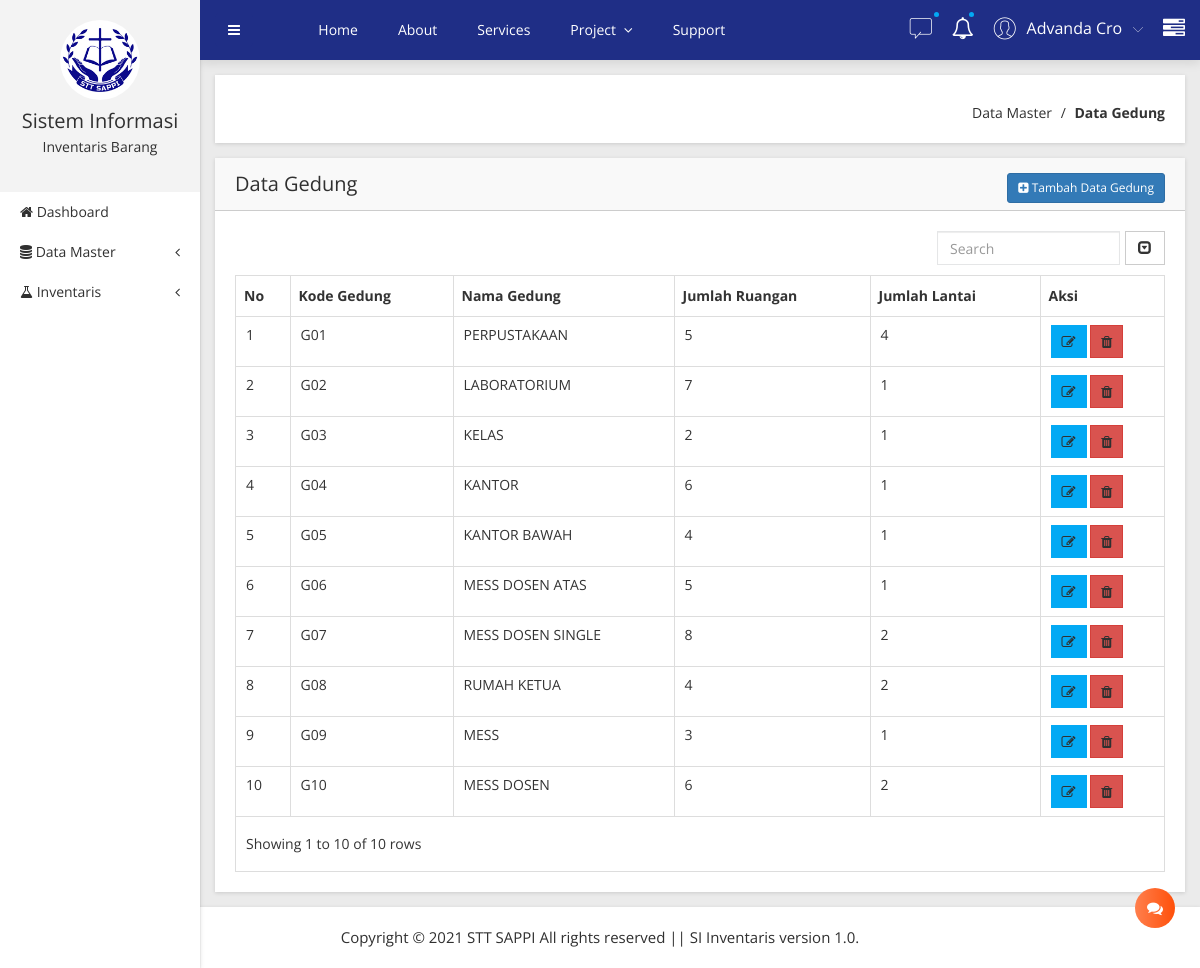
The page /index.php/gedung on the database its author committed.
### tables this page shows
CREATE TABLE `gedung` (
  `kode_gedung` varchar(6) NOT NULL,
  `nama_gedung` varchar(50) NOT NULL,
  `jml_ruangan` int(1) NOT NULL,
  `jml_lantai` int(1) NOT NULL
);

### application/views/template/tamplate.php (called while the page is built)
<?php
$this->load->view('template/header', $send_data);
$this->load->view('template/menu');
$this->load->view('template/topmenu');
$this->load->view('template/breadcumb', $send_data);

### application/controllers/Gedung.php (called while the page is built, shortened)
<?php
class Gedung extends CI_Controller
{
  public function __construct()
  {
    $this->load->model('Gedung_model', 'm_gedung');
  }
  public function index()
  {
    $data['send_data']['title_web'] = "SI.Inventarisasi";
    $data['send_data']['judul_content'] = "Data Gedung";
    $data['send_data']['breadcumb1'] = 'Data Master';
    $data['send_data']['breadcumb2'] = 'Data Gedung';
    $data['gedung'] = $this->m_gedung->getAll();
    $this->load->view('template/tamplate', $data);
    $this->load->view('gedung/index', $data);
    $this->load->view('template/footer');
  }
}

### index.php (called while the page is built, shortened)
<?php
require_once BASEPATH.'core/CodeIgniter.php';

### application/models/Gedung_model.php (called while the page is built, shortened)
<?php
class Gedung_model extends CI_Model
{
  private $table = "gedung";
  public function getAll()
  {
    return $this->db->get($this->table)->result_array();
  }
}

### application/views/gedung/index.php (the view, shortened to what this page needs)
<div class="data-table-area mg-b-15">
  <div class="container-fluid">
    <div class="row">
      <div class="col-lg-12">
        <div class="sparkline13-list shadow-reset">
          <div class="sparkline13-hd">
            <div class="main-sparkline13-hd">
              <h1><?= $judul_content; ?></h1>
              <div class="sparkline13-outline-icon">
                <a href="<?= base_url(); ?>gedung/tambahData" class="btn btn-primary btn-sm"><i class="fa fa-plus-square"></i> Tambah Data Gedung</a>
              </div>
            </div>
          </div>
          <div class="sparkline13-graph">
            <div class="datatable-dashv1-list custom-datatable-overright">
              <table id="table" data-toggle="table" data-pagination="true" data-search="true" data-show-columns="false" data-show-pagination-switch="true" data-show-refresh="false" data-key-events="true" data-show-toggle="false" data-resizable="true" data-cookie="true" data-cookie-id-table="saveId" data-show-export="false" data-click-to-select="true" data-toolbar="#toolbar">
                <thead>
                  <tr>
                    <th>No</th>
                    <th>Kode Gedung</th>
                    <th>Nama Gedung</th>
                    <th>Jumlah Ruangan</th>
                    <th>Jumlah Lantai</th>
                    <th>Aksi</th>
                  </tr>
                </thead>
                <tbody>
                  <?php $no = 1;
                  foreach ($gedung as $g) : ?>
                    <tr>
                      <td><?= $no++; ?></td>
                      <td><?= $g['kode_gedung']; ?></td>
                      <td><?= $g['nama_gedung']; ?></td>
                      <td><?= $g['jml_ruangan']; ?></td>
                      <td><?= $g['jml_lantai']; ?></td>
                      <td>
                        <a href="<?= base_url(); ?>gedung/editData/<?= $g['kode_gedung']; ?>" class="btn btn-primary btn-sm"><i class="fa fa-edit"></i></a>
                        <a href="<?= base_url(); ?>gedung/hapusData/<?= $g['kode_gedung']; ?>" id="btn-hapus" class="btn btn-danger btn-sm"><i class="fa fa-trash"></i></a>
                      </td>
                    </tr>
                  <?php endforeach; ?>
                </tbody>
              </table>
            </div>
          </div>
        </div>
      </div>
    </div>
  </div>
</div>

### application/views/template/header.php (shortened to what this page needs)
<!doctype html>
<html class="no-js" lang="en">
<head>
  <link rel="stylesheet" href="<?= base_url(); ?>assets/css/bootstrap.min.css">
  <link rel="stylesheet" href="<?= base_url(); ?>assets/css/font-awesome.min.css">
  <link rel="stylesheet" href="<?= base_url(); ?>assets/css/adminpro-custon-icon.css">
  <link rel="stylesheet" href="<?= base_url(); ?>assets/css/meanmenu.min.css">
  <link rel="stylesheet" href="<?= base_url(); ?>assets/css/jquery.mCustomScrollbar.min.css">
  <link rel="stylesheet" href="<?= base_url(); ?>assets/css/animate.css">
  <link rel="stylesheet" href="<?= base_url(); ?>assets/css/data-table/bootstrap-table.css">
  <link rel="stylesheet" href="<?= base_url(); ?>assets/css/data-table/bootstrap-editable.css">
  <link rel="stylesheet" href="<?= base_url(); ?>assets/css/normalize.css">
  <link rel="stylesheet" href="<?= base_url(); ?>assets/css/c3.min.css">
  <link rel="stylesheet" href="<?= base_url(); ?>assets/css/form/all-type-forms.css">
  <link rel="stylesheet" href="<?= base_url(); ?>assets/style.css">
  <link rel="stylesheet" href="<?= base_url(); ?>assets/css/responsive.css">
  <link rel="stylesheet" href="<?= base_url(); ?>assets/css/sweetalert2.min.css">
</head>
<body class="materialdesign">
  <div class="wrapper-pro">

### application/views/template/menu.php (shortened to what this page needs)
<div class="left-sidebar-pro">
  <nav id="sidebar">
    <div class="sidebar-header">
      <a href="#"><img src="<?= base_url(); ?>assets/img/logo/logostt.jpg" alt="" />
      </a>
      <h3 class="text-black">Sistem Informasi</h3>
      <p>Inventaris Barang</p>
    </div>
    <div class="left-custom-menu-adp-wrap">
      <ul class="nav navbar-nav left-sidebar-menu-pro">
        <li class="nav-item">
          <a href="<?= base_url(); ?>"><i class="fa big-icon fa-home"></i> <span class="mini-dn">Dashboard</span></a>
        </li>
        <li class="nav-item"><a href="#" data-toggle="dropdown" role="button" aria-expanded="false" class="nav-link dropdown-toggle"><i class="fa big-icon fa-database"></i> <span class="mini-dn">Data Master</span> <span class="indicator-right-menu mini-dn"><i class="fa indicator-mn fa-angle-left"></i></span></a>
        </li>
        <li class="nav-item"><a href="#" data-toggle="dropdown" role="button" aria-expanded="false" class="nav-link dropdown-toggle"><i class="fa big-icon fa-flask"></i> <span class="mini-dn">Inventaris</span> <span class="indicator-right-menu mini-dn"><i class="fa indicator-mn fa-angle-left"></i></span></a>
        </li>
      </ul>
    </div>
  </nav>
</div>

### application/views/template/topmenu.php (shortened to what this page needs)
<div class="content-inner-all">
  <div class="header-top-area">
    <div class="fixed-header-top">
      <div class="container-fluid">
        <div class="row">
          <div class="col-lg-1 col-md-6 col-sm-6 col-xs-12">
            <button type="button" id="sidebarCollapse" class="btn bar-button-pro header-drl-controller-btn btn-info navbar-btn">
              <i class="fa fa-bars"></i>
            </button>
          </div>
          <div class="col-lg-6 col-md-1 col-sm-1 col-xs-12">
            <div class="header-top-menu tabl-d-n">
              <ul class="nav navbar-nav mai-top-nav">
                <li class="nav-item"><a href="#" class="nav-link">Home</a>
                </li>
                <li class="nav-item"><a href="#" class="nav-link">About</a>
                </li>
                <li class="nav-item"><a href="#" class="nav-link">Services</a>
                </li>
                <li class="nav-item dropdown">
                  <a href="#" data-toggle="dropdown" role="button" aria-expanded="false" class="nav-link dropdown-toggle">Project <span class="angle-down-topmenu"><i class="fa fa-angle-down"></i></span></a>
                </li>
                <li class="nav-item"><a href="#" class="nav-link">Support</a>
                </li>
              </ul>
            </div>
          </div>
          <div class="col-lg-5 col-md-5 col-sm-6 col-xs-12">
            <div class="header-right-info">
              <ul class="nav navbar-nav mai-top-nav header-right-menu">
                <li class="nav-item dropdown">
                  <a href="#" data-toggle="dropdown" role="button" aria-expanded="false" class="nav-link dropdown-toggle"><span class="adminpro-icon adminpro-chat-pro"></span><span class="indicator-ms"></span></a>
                </li>
                <li class="nav-item"><a href="#" data-toggle="dropdown" role="button" aria-expanded="false" class="nav-link dropdown-toggle"><i class="fa fa-bell-o" aria-hidden="true"></i><span class="indicator-nt"></span></a>
                </li>
                <li class="nav-item">
                  <a href="#" data-toggle="dropdown" role="button" aria-expanded="false" class="nav-link dropdown-toggle">
                    <span class="adminpro-icon adminpro-user-rounded header-riht-inf"></span>
                    <span class="admin-name">Advanda Cro</span>
                    <span class="author-project-icon adminpro-icon adminpro-down-arrow"></span>
                  </a>
                </li>
                <li class="nav-item nav-setting-open"><a href="#" data-toggle="dropdown" role="button" aria-expanded="false" class="nav-link dropdown-toggle"><i class="fa fa-tasks"></i></a>
                </li>
              </ul>
            </div>
          </div>
        </div>
      </div>
    </div>
  </div>

### application/views/template/breadcumb.php
<div class="breadcome-area mg-b-15 small-dn">
  <div class="container-fluid">
    <div class="row">
      <div class="col-lg-12">
        <div class="breadcome-list map-mg-t-40-gl shadow-reset">
          <div class="row">
            <div class="col-lg-6 col-md-6 col-sm-6 col-xs-6">
            </div>
            <div class="col-lg-6 col-md-6 col-sm-6 col-xs-6">
              <ul class="breadcome-menu">
                <li><a href="#"><?= $breadcumb1; ?></a> <span class="bread-slash">/</span>
                </li>
                <li><span class="bread-blod"><?= $breadcumb2; ?></span>
                </li>
              </ul>
            </div>
          </div>
        </div>
      </div>
    </div>
  </div>
</div>

### application/views/template/footer.php (shortened to what this page needs)
</div>
</div>
<div class="footer-copyright-area">
  <div class="container-fluid">
    <div class="row">
      <div class="col-lg-12">
        <div class="footer-copy-right">
          <p>Copyright &#169; 2021 STT SAPPI All rights reserved || SI Inventaris version 1.0.</p>
        </div>
      </div>
    </div>
  </div>
</div>
<div class="chat-list-wrap">
  <div class="chat-list-adminpro">
    <div class="chat-button">
      <span data-toggle="collapse" data-target="#chat" class="chat-icon-link"><i class="fa fa-comments"></i></span>
    </div>
  </div>
</div>
</body>
</html>

### rows shown on the page
gedung: kode_gedung "G01", nama_gedung "PERPUSTAKAAN", jml_ruangan "5", jml_lantai "4"
gedung: kode_gedung "G02", nama_gedung "LABORATORIUM", jml_ruangan "7", jml_lantai "1"
gedung: kode_gedung "G03", nama_gedung "KELAS", jml_ruangan "2", jml_lantai "1"
gedung: kode_gedung "G04", nama_gedung "KANTOR", jml_ruangan "6", jml_lantai "1"
gedung: kode_gedung "G05", nama_gedung "KANTOR BAWAH", jml_ruangan "4", jml_lantai "1"
gedung: kode_gedung "G06", nama_gedung "MESS DOSEN ATAS", jml_ruangan "5", jml_lantai "1"
gedung: kode_gedung "G07", nama_gedung "MESS DOSEN SINGLE", jml_ruangan "8", jml_lantai "2"
gedung: kode_gedung "G08", nama_gedung "RUMAH KETUA", jml_ruangan "4", jml_lantai "2"
gedung: kode_gedung "G09", nama_gedung "MESS", jml_ruangan "3", jml_lantai "1"
gedung: kode_gedung "G10", nama_gedung "MESS DOSEN", jml_ruangan "6", jml_lantai "2"

### other values the page prints
$breadcumb1 "Data Master"
$breadcumb2 "Data Gedung"
$judul_content "Data Gedung"
